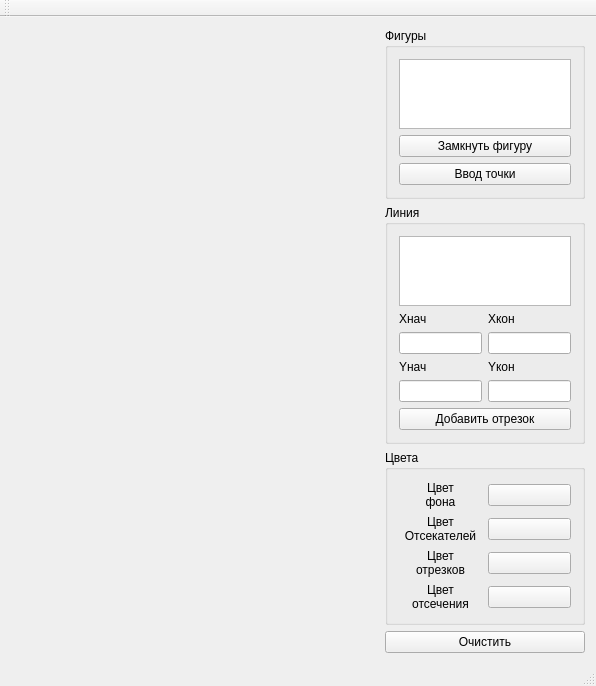
<?xml version="1.0" encoding="UTF-8"?>
<ui version="4.0">
 <class>MainWindow</class>
 <widget class="QMainWindow" name="MainWindow">
  <property name="geometry">
   <rect>
    <x>0</x>
    <y>0</y>
    <width>596</width>
    <height>596</height>
   </rect>
  </property>
  <property name="windowTitle">
   <string>MainWindow</string>
  </property>
  <widget class="QWidget" name="centralWidget">
   <layout class="QGridLayout" name="gridLayout_2">
    <item row="1" column="1">
     <widget class="QGroupBox" name="groupBox_3">
      <property name="minimumSize">
       <size>
        <width>200</width>
        <height>0</height>
       </size>
      </property>
      <property name="maximumSize">
       <size>
        <width>200</width>
        <height>16777215</height>
       </size>
      </property>
      <property name="title">
       <string>Линия</string>
      </property>
      <layout class="QGridLayout" name="gridLayout_4">
       <item row="0" column="0" colspan="2">
        <widget class="QListWidget" name="listLines"/>
       </item>
       <item row="1" column="0">
        <widget class="QLabel" name="label_9">
         <property name="text">
          <string>Xнач</string>
         </property>
        </widget>
       </item>
       <item row="1" column="1">
        <widget class="QLabel" name="label_10">
         <property name="text">
          <string>Xкон</string>
         </property>
        </widget>
       </item>
       <item row="2" column="0">
        <widget class="QLineEdit" name="lineStartX"/>
       </item>
       <item row="2" column="1">
        <widget class="QLineEdit" name="lineFinishX"/>
       </item>
       <item row="3" column="0">
        <widget class="QLabel" name="label_11">
         <property name="text">
          <string>Yнач</string>
         </property>
        </widget>
       </item>
       <item row="3" column="1">
        <widget class="QLabel" name="label_12">
         <property name="text">
          <string>Yкон</string>
         </property>
        </widget>
       </item>
       <item row="4" column="0">
        <widget class="QLineEdit" name="lineStartY"/>
       </item>
       <item row="4" column="1">
        <widget class="QLineEdit" name="lineFinishY"/>
       </item>
       <item row="5" column="0" colspan="2">
        <widget class="QPushButton" name="btnAddLine">
         <property name="text">
          <string>Добавить отрезок</string>
         </property>
        </widget>
       </item>
      </layout>
     </widget>
    </item>
    <item row="2" column="1">
     <widget class="QGroupBox" name="groupBox_2">
      <property name="minimumSize">
       <size>
        <width>200</width>
        <height>0</height>
       </size>
      </property>
      <property name="title">
       <string>Цвета</string>
      </property>
      <layout class="QGridLayout" name="gridLayout_3">
       <item row="2" column="0">
        <widget class="QLabel" name="label_6">
         <property name="text">
          <string>Цвет
отрезков</string>
         </property>
         <property name="alignment">
          <set>Qt::AlignCenter</set>
         </property>
        </widget>
       </item>
       <item row="0" column="0">
        <widget class="QLabel" name="label_5">
         <property name="text">
          <string>Цвет
фона</string>
         </property>
         <property name="alignment">
          <set>Qt::AlignCenter</set>
         </property>
        </widget>
       </item>
       <item row="3" column="1">
        <widget class="QPushButton" name="btnClipColor">
         <property name="text">
          <string/>
         </property>
        </widget>
       </item>
       <item row="1" column="0">
        <widget class="QLabel" name="label_8">
         <property name="text">
          <string>Цвет
Отсекателей</string>
         </property>
         <property name="alignment">
          <set>Qt::AlignCenter</set>
         </property>
        </widget>
       </item>
       <item row="2" column="1">
        <widget class="QPushButton" name="btnEdgeColor">
         <property name="text">
          <string/>
         </property>
        </widget>
       </item>
       <item row="0" column="1">
        <widget class="QPushButton" name="btnBackgroundColor">
         <property name="text">
          <string/>
         </property>
        </widget>
       </item>
       <item row="3" column="0">
        <widget class="QLabel" name="label_7">
         <property name="text">
          <string>Цвет
отсечения</string>
         </property>
         <property name="alignment">
          <set>Qt::AlignCenter</set>
         </property>
        </widget>
       </item>
       <item row="1" column="1">
        <widget class="QPushButton" name="btnFigureColor">
         <property name="text">
          <string/>
         </property>
        </widget>
       </item>
      </layout>
     </widget>
    </item>
    <item row="0" column="1">
     <widget class="QGroupBox" name="groupBox">
      <property name="minimumSize">
       <size>
        <width>200</width>
        <height>0</height>
       </size>
      </property>
      <property name="maximumSize">
       <size>
        <width>200</width>
        <height>16777215</height>
       </size>
      </property>
      <property name="title">
       <string>Фигуры</string>
      </property>
      <layout class="QGridLayout" name="gridLayout">
       <item row="1" column="0">
        <widget class="QPushButton" name="btnFinish">
         <property name="text">
          <string>Замкнуть фигуру</string>
         </property>
        </widget>
       </item>
       <item row="0" column="0">
        <widget class="QListWidget" name="listDots"/>
       </item>
       <item row="2" column="0">
        <widget class="QPushButton" name="btnAdd">
         <property name="text">
          <string>Ввод точки</string>
         </property>
        </widget>
       </item>
      </layout>
     </widget>
    </item>
    <item row="3" column="1">
     <widget class="QPushButton" name="btnClear">
      <property name="text">
       <string>Очистить</string>
      </property>
     </widget>
    </item>
    <item row="0" column="0" rowspan="4">
     <spacer name="horizontalSpacer">
      <property name="orientation">
       <enum>Qt::Horizontal</enum>
      </property>
      <property name="sizeHint" stdset="0">
       <size>
        <width>369</width>
        <height>484</height>
       </size>
      </property>
     </spacer>
    </item>
   </layout>
  </widget>
  <widget class="QMenuBar" name="menuBar">
   <property name="geometry">
    <rect>
     <x>0</x>
     <y>0</y>
     <width>596</width>
     <height>22</height>
    </rect>
   </property>
  </widget>
  <widget class="QToolBar" name="mainToolBar">
   <attribute name="toolBarArea">
    <enum>TopToolBarArea</enum>
   </attribute>
   <attribute name="toolBarBreak">
    <bool>false</bool>
   </attribute>
  </widget>
  <widget class="QStatusBar" name="statusBar"/>
 </widget>
 <layoutdefault spacing="6" margin="11"/>
 <resources/>
 <connections/>
</ui>
